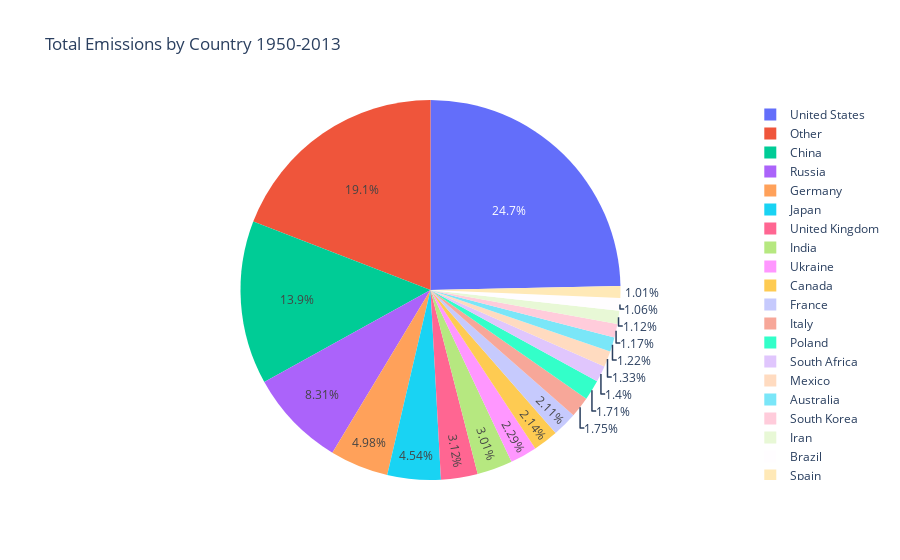

Write notebook code for a chart like this one.
### Code cell
fig = px.pie(emissionsSum_country, values="EmissionsTotal", names="Category", title="Total Emissions by Country 1950-2013", hover_data=['EmissionsTotal'])
fig.show()
fig.write_image('./visualizations/pie_total_emissions_by_country.png')

### Figure 1 — Plotly figure (JSON) as saved in the notebook; plotly's stock layout.template omitted (floating-point values rounded to 4 significant figures; data arrays with more than 128 entries replaced by an {"elided": "..."} marker saying what was removed)
{"data": [{"customdata": {"elided": "201x1 float values"}, "domain": {"x": [0, 1], "y": [0, 1]}, "hovertemplate": "Category=%{label}<br>EmissionsTotal=%{customdata[0]}<extra></extra>", "labels": {"elided": "201 str values"}, "legendgroup": "", "name": "", "showlegend": true, "type": "pie", "values": {"elided": "201 float values"}}], "layout": {"legend": {"tracegroupgap": 0}, "title": {"text": "Total Emissions by Country 1950-2013"}}}
